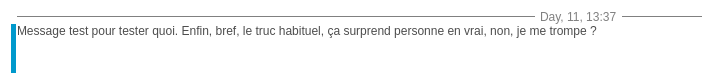
<?xml version="1.0" encoding="UTF-8"?>
<ui version="4.0">
 <class>messageReceivedContainer</class>
 <widget class="QWidget" name="messageReceivedContainer">
  <property name="geometry">
   <rect>
    <x>0</x>
    <y>0</y>
    <width>707</width>
    <height>76</height>
   </rect>
  </property>
  <property name="sizePolicy">
   <sizepolicy hsizetype="Preferred" vsizetype="Maximum">
    <horstretch>0</horstretch>
    <verstretch>0</verstretch>
   </sizepolicy>
  </property>
  <property name="minimumSize">
   <size>
    <width>0</width>
    <height>64</height>
   </size>
  </property>
  <property name="windowTitle">
   <string>Form</string>
  </property>
  <property name="styleSheet">
   <string notr="true">*
{
	background-color: white;
}</string>
  </property>
  <layout class="QGridLayout" name="gridLayout" rowstretch="0,0,1">
   <property name="leftMargin">
    <number>10</number>
   </property>
   <property name="topMargin">
    <number>10</number>
   </property>
   <property name="rightMargin">
    <number>5</number>
   </property>
   <property name="bottomMargin">
    <number>3</number>
   </property>
   <property name="spacing">
    <number>0</number>
   </property>
   <item row="2" column="0">
    <layout class="QHBoxLayout" name="horizontalLayout_2">
     <item>
      <widget class="Line" name="messageReceivedLeftBorder">
       <property name="sizePolicy">
        <sizepolicy hsizetype="Maximum" vsizetype="Minimum">
         <horstretch>0</horstretch>
         <verstretch>0</verstretch>
        </sizepolicy>
       </property>
       <property name="minimumSize">
        <size>
         <width>5</width>
         <height>0</height>
        </size>
       </property>
       <property name="styleSheet">
        <string notr="true">#messageReceivedLeftBorder
{
	background-color: #09c;
	color: #09c
}</string>
       </property>
       <property name="frameShadow">
        <enum>QFrame::Plain</enum>
       </property>
       <property name="lineWidth">
        <number>0</number>
       </property>
       <property name="orientation">
        <enum>Qt::Vertical</enum>
       </property>
      </widget>
     </item>
    </layout>
   </item>
   <item row="1" column="1" rowspan="2">
    <widget class="QLabel" name="messageReceived">
     <property name="styleSheet">
      <string notr="true">#messageReceived
{
	color: #4d4d4d;
}</string>
     </property>
     <property name="text">
      <string>Message test pour tester quoi. Enfin, bref, le truc habituel, ça surprend personne en vrai, non, je me trompe ?</string>
     </property>
     <property name="textFormat">
      <enum>Qt::PlainText</enum>
     </property>
     <property name="alignment">
      <set>Qt::AlignLeading|Qt::AlignLeft|Qt::AlignTop</set>
     </property>
     <property name="wordWrap">
      <bool>true</bool>
     </property>
    </widget>
   </item>
   <item row="0" column="1">
    <layout class="QHBoxLayout" name="horizontalLayout">
     <property name="topMargin">
      <number>0</number>
     </property>
     <item>
      <widget class="Line" name="messageReceivedTopLeftBorder">
       <property name="minimumSize">
        <size>
         <width>0</width>
         <height>0</height>
        </size>
       </property>
       <property name="styleSheet">
        <string notr="true">#messageReceivedTopLeftBorder
{
	color: #808080;
}</string>
       </property>
       <property name="frameShadow">
        <enum>QFrame::Plain</enum>
       </property>
       <property name="orientation">
        <enum>Qt::Horizontal</enum>
       </property>
      </widget>
     </item>
     <item>
      <widget class="QLabel" name="messageReceivedDate">
       <property name="sizePolicy">
        <sizepolicy hsizetype="Maximum" vsizetype="Preferred">
         <horstretch>0</horstretch>
         <verstretch>0</verstretch>
        </sizepolicy>
       </property>
       <property name="styleSheet">
        <string notr="true">#messageReceivedDate
{
	color: #808080;
	margin-right: 2px;
	margin-left: 2px;
}</string>
       </property>
       <property name="text">
        <string>Day, 11, 13:37</string>
       </property>
       <property name="textFormat">
        <enum>Qt::PlainText</enum>
       </property>
      </widget>
     </item>
     <item>
      <widget class="Line" name="messageReceivedTopRightBorder">
       <property name="windowModality">
        <enum>Qt::NonModal</enum>
       </property>
       <property name="sizePolicy">
        <sizepolicy hsizetype="Fixed" vsizetype="Fixed">
         <horstretch>0</horstretch>
         <verstretch>0</verstretch>
        </sizepolicy>
       </property>
       <property name="minimumSize">
        <size>
         <width>80</width>
         <height>0</height>
        </size>
       </property>
       <property name="maximumSize">
        <size>
         <width>50</width>
         <height>16777215</height>
        </size>
       </property>
       <property name="styleSheet">
        <string notr="true">#messageReceivedTopRightBorder
{
	color: #808080;
}</string>
       </property>
       <property name="frameShadow">
        <enum>QFrame::Plain</enum>
       </property>
       <property name="orientation">
        <enum>Qt::Horizontal</enum>
       </property>
      </widget>
     </item>
    </layout>
   </item>
   <item row="0" column="0" rowspan="2">
    <widget class="QLabel" name="icon">
     <property name="sizePolicy">
      <sizepolicy hsizetype="Maximum" vsizetype="Maximum">
       <horstretch>0</horstretch>
       <verstretch>0</verstretch>
      </sizepolicy>
     </property>
     <property name="text">
      <string/>
     </property>
     <property name="pixmap">
      <pixmap resource="mainWindow.qrc">:/conversationMessage/left_arrow.png</pixmap>
     </property>
    </widget>
   </item>
  </layout>
 </widget>
 <resources>
  <include location="mainWindow.qrc"/>
 </resources>
 <connections/>
</ui>
